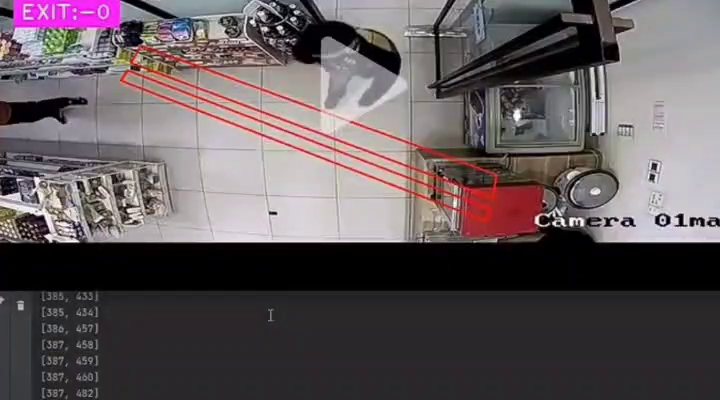
#> input picture frame 36 of WeChat_20240103190214.mp4, 720 x 400 px, given in place of test_video.mp4, which was not available
$ python main2.py
#> lines starting #> are read from the running program, lines starting #| are printed output that depends on the picture; after the words box and inside, x2 and y2 are one past the last pixel; in counts of white or black regions, pixels touching at a corner belong together; pictures that were not available may be replaced by others from this repository, and a replacement may not be noted
import cv2
import numpy as np

class TrackedObject:
    _id_counter = 0  # Class variable to keep track of the last used ID

    def __init__(self, centroid):
        self.centroid = centroid
        self.path = [centroid]
        self.id = TrackedObject._id_counter
        TrackedObject._id_counter += 1  # Increment ID for next object

    def update(self, new_centroid):
        self.centroid = new_centroid
        self.path.append(new_centroid)

def merge_close_contours(contours, threshold=50):
    merged_contours = []
    processed = set()  # Set to keep track of processed contours

    for i, current_contour in enumerate(contours):
        if i in processed:
            continue

        x, y, w, h = cv2.boundingRect(current_contour)
        current_rect = (x, y, x + w, y + h)
        to_merge = []

        for j, other_contour in enumerate(contours):
            if j in processed:
                continue

            ox, oy, ow, oh = cv2.boundingRect(other_contour)
            other_rect = (ox, oy, ox + ow, oy + oh)

            if rects_are_close(current_rect, other_rect, threshold):
                to_merge.append(other_contour)
                processed.add(j)

        if to_merge:
            merged_contours.append(cv2.convexHull(np.vstack(to_merge)))

    return merged_contours


def rects_are_close(rect1, rect2, threshold):
    x1, y1, x2, y2 = rect1
    ox1, oy1, ox2, oy2 = rect2

    return (abs(x1 - ox1) < threshold and abs(y1 - oy1) < threshold) or \
           (abs(x2 - ox2) < threshold and abs(y2 - oy2) < threshold)


class CustomerCounter:
    def __init__(self):
        self.cap = cv2.VideoCapture(r"C:\Users\sxu02\github\Customer-Counter\test_video.mp4")
        self.backSub = cv2.createBackgroundSubtractorMOG2(history=200, varThreshold=120, detectShadows=False)

        self.enter_count = 0
        self.exit_count = 0
        self.ROI = None

    def SelectROI(self):
        ret, frame = self.cap.read()
#> frame is the input picture: shape (400, 720, 3); mean B, G, R 91.7, 88.5, 97.8
        if not ret:
            print("Failed to retrieve frame. Exiting...")
            self.cap.release()
            cv2.destroyAllWindows()
            return

        # Function to handle mouse click events
        def click_event(event, x, y, flags, params):
            if event == cv2.EVENT_LBUTTONDOWN:
                params.append((x, y))

        # Display the frame and capture two points
        cv2.namedWindow("Select Line", cv2.WINDOW_NORMAL)
        points = []
        cv2.setMouseCallback("Select Line", click_event, points)

        while True:
            cv2.imshow("Select Line", frame)
            if len(points) == 2:
                break
            if cv2.waitKey(1) & 0xFF == ord('q'):
#> (key q is pressed here)
                break

        # Draw the line for visual confirmation
        if len(points) == 2:
            cv2.line(frame, points[0], points[1], (0, 255, 0), 2)
            cv2.imshow("Select Line", frame)
            cv2.waitKey(500)  # Display the line for 500 milliseconds

        # Store the line points
        self.line = points

        # Close the window
        cv2.destroyWindow("Select Line")


    def get_centroid(self, contour):
        if contour is None or not isinstance(contour, np.ndarray) or len(contour) == 0:
            return None
        M = cv2.moments(contour)
        if M["m00"] == 0:
            return None
        return (int(M["m10"] / M["m00"]), int(M["m01"] / M["m00"]))


    def track_objects(self, tracked_objects, merged_contours):
        new_centroids = [self.get_centroid(contour) for contour in merged_contours]
        new_centroids = [c for c in new_centroids if c is not None]

        updated_tracked_objects = []

        # Update existing tracked objects
        for obj in tracked_objects:
            closest_centroid, min_distance = None, float("inf")
            for c in new_centroids:
                distance = np.linalg.norm(np.array(obj.centroid) - np.array(c))
                if distance < min_distance:
                    min_distance = distance
                    closest_centroid = c

            if closest_centroid and min_distance < self.threshold_distance:
                obj.update(closest_centroid)
                updated_tracked_objects.append(obj)
                new_centroids.remove(closest_centroid)

        # Add new tracked objects for any remaining centroids
        for c in new_centroids:
            updated_tracked_objects.append(TrackedObject(c))

        return updated_tracked_objects


    def line_intersection(self, line1, line2):
        # Unpack points
        (x1, y1), (x2, y2) = line1
        (x3, y3), (x4, y4) = line2

        # Calculate determinants
        det_line1 = (x1 * y2 - y1 * x2)
        det_line2 = (x3 * y4 - y3 * x4)
        x1mx2, y1my2 = x1 - x2, y1 - y2
        x3mx4, y3my4 = x3 - x4, y3 - y4

        # Calculate the denominator
        div = (x1mx2 * y3my4 - y1my2 * x3mx4)

        if div == 0:
            return False  # Lines don't intersect

        # Calculate the intersecting point
        px = (det_line1 * x3mx4 - x1mx2 * det_line2) / div
        py = (det_line1 * y3my4 - y1my2 * det_line2) / div

        # Check if the intersection point is on both line segments
        if (min(x1, x2) <= px <= max(x1, x2) and
            min(y1, y2) <= py <= max(y1, y2) and
            min(x3, x4) <= px <= max(x3, x4) and
            min(y3, y4) <= py <= max(y3, y4)):
            return True

        return False

    def check_enter(self, tracked_objects):
        for obj in tracked_objects:
            if len(obj.path) < 2:
                continue

            # Check each segment of the path
            for i in range(1, len(obj.path)):
                if self.line_intersection((obj.path[i - 1], obj.path[i]), (self.line[0], self.line[1])):
                    self.enter_count += 1
                    break  # Avoid double-counting


    def run(self):
        self.SelectROI()
        tracked_objects = []  # Initialize tracked_objects here
        ret, prev_frame = self.cap.read()
        prev_gray = cv2.cvtColor(prev_frame, cv2.COLOR_BGR2GRAY)
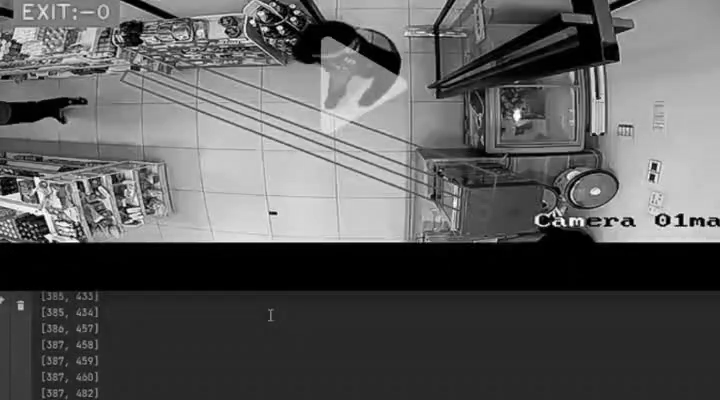
#> prev_gray: shape (400, 720); min 0, max 255, mean 91.6
        self.threshold_distance = 50  # Adjust this threshold as needed
        frame_writer = cv2.VideoWriter('frame_output.mp4', cv2.VideoWriter_fourcc(*'mp4v'), 30, (1280, 720))
        mask_writer = cv2.VideoWriter('mask_output.mp4', cv2.VideoWriter_fourcc(*'mp4v'), 30, (1280, 720))

        while True:
            ret, frame = self.cap.read()
            if not ret:
                print("Failed to retrieve frame. Exiting...")
                break

            gray = cv2.cvtColor(frame, cv2.COLOR_BGR2GRAY)

            # Background Subtraction
            fgMask = self.backSub.apply(frame)
#> fgMask: shape (400, 720); every value is 255
            kernel = np.ones((3, 3), np.uint8)
            fgMask = cv2.erode(fgMask, kernel, iterations=1)
            fgMask = cv2.dilate(fgMask, kernel, iterations=2)

            # Find and merge contours
            contours, _ = cv2.findContours(fgMask, cv2.RETR_EXTERNAL, cv2.CHAIN_APPROX_SIMPLE)
#> contours = [[[0, 0], [0, 399], [719, 399], [719, 0]]]
            merged_contours = merge_close_contours([c for c in contours if cv2.contourArea(c) >= 500])
#> the loop in merge_close_contours, `for i, current_contour in enumerate(contours):` made 1 pass
#> (current_contour, x, y, w, h) on pass 1: ([[0, 0], [0, 399], [719, 399], [719, 0]], 0, 0, 720, 400)
#> after the loop in merge_close_contours, `for i, current_contour in enumerate(contours):`: merged_contours = [[[719, 0], [719, 399], [0, 399], [0, 0]]]; processed = 1 item
#> merged_contours = [[[719, 0], [719, 399], [0, 399], [0, 0]]]

            # Track objects with merged contours
            tracked_objects = self.track_objects(tracked_objects, merged_contours)
#> in get_centroid, `M = cv2.moments(contour)`: M = moments, m00 286881, centre m10/m00, m01/m00 = (359.5, 199.5)
#> in track_objects, `new_centroids = [self.get_centroid(contour) for contour in merged_cont..`: new_centroids = [(359, 199)]
#> after the loop in track_objects, `for obj in tracked_objects:`: updated_tracked_objects = []
#> the loop in track_objects, `for c in new_centroids:` made 1 pass
#> after the loop in track_objects, `for c in new_centroids:`: updated_tracked_objects = 1 item
#> tracked_objects = 1 item

            # Check for entrances
            self.check_enter(tracked_objects)
#> the loop in check_enter, `for obj in tracked_objects:` made 1 pass
#> after the loop in check_enter, `for obj in tracked_objects:`: self.enter_count = 0

            # Drawing contours and the line on the frame
            for contour in merged_contours:
                cv2.drawContours(frame, [contour], 0, (0, 255, 0), 2)
#> this loop made 1 pass
#> contour on pass 1: [[719, 0], [719, 399], [0, 399], [0, 0]]
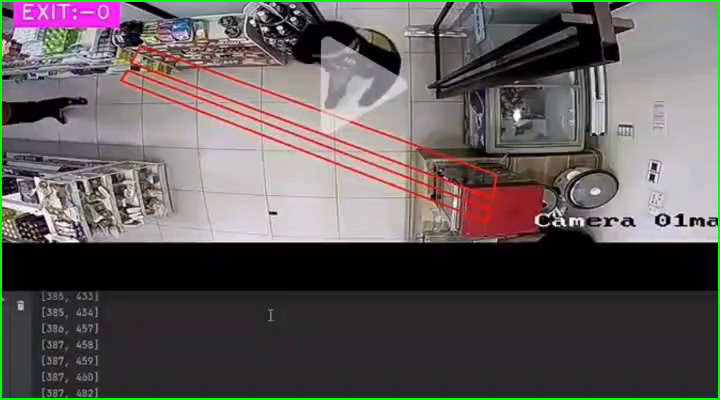
#> frame: shape (400, 720, 3); mean B, G, R 90.2, 91.2, 96.3
            if len(self.line) == 2:
                cv2.line(frame, self.line[0], self.line[1], (255, 0, 0), 2)  # Draw the line

            cv2.putText(frame, f'Enter: {self.enter_count}; Exit: {self.exit_count}', (10, 30),
                        cv2.FONT_HERSHEY_SIMPLEX, 1, (255, 255, 255), 2, cv2.LINE_AA)
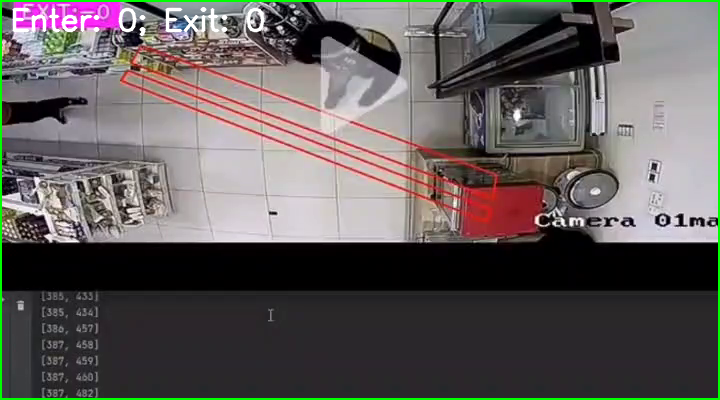
#> frame: shape (400, 720, 3); 0.87% of pixels changed, all inside (x1, y1, x2, y2) = (12, 7, 265, 37)
            cv2.imshow('Frame', frame)
            cv2.imshow('Foreground Mask', fgMask)

            # Writing frames to video
            frame_writer.write(frame)
            mask_writer.write(fgMask)

            prev_gray = gray.copy()
            if cv2.waitKey(1) & 0xFF == ord('q'):
#> (key q is pressed here)
                break

        self.cap.release()
        frame_writer.release()
        mask_writer.release()
        cv2.destroyAllWindows()


# Instantiate and run
counter = CustomerCounter()
counter.run()

$ run again, starting later in the video
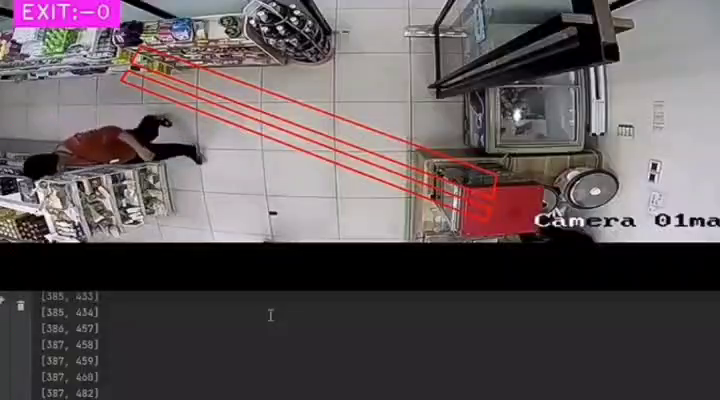
#> input picture frame 164 of WeChat_20240103190214.mp4, 720 x 400 px, given in place of test_video.mp4, which was not available
#> in SelectROI, frame is the input picture: shape (400, 720, 3); mean B, G, R 89.6, 86.9, 96.4
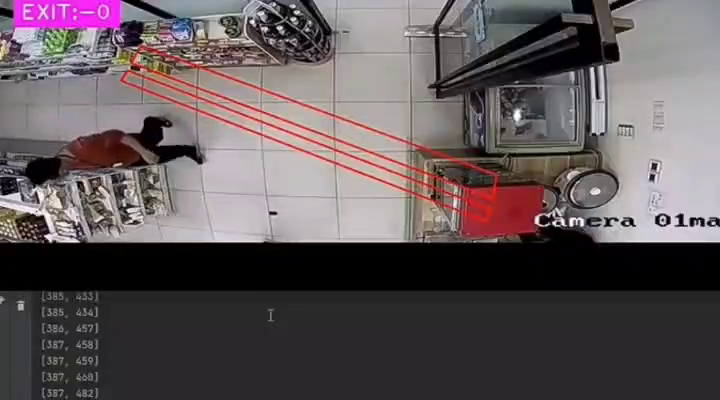
#> input picture frame 166 of WeChat_20240103190214.mp4, 720 x 400 px, given in place of test_video.mp4, which was not available
#> in run, frame is the input picture: shape (400, 720, 3); mean B, G, R 89.7, 87, 96.4
#> fgMask: shape (400, 720); every value is 255
#> contours = [[[0, 0], [0, 399], [719, 399], [719, 0]]]
#> the loop in merge_close_contours, `for i, current_contour in enumerate(contours):` made 1 pass
#> (current_contour, x, y, w, h) on pass 1: ([[0, 0], [0, 399], [719, 399], [719, 0]], 0, 0, 720, 400)
#> after the loop in merge_close_contours, `for i, current_contour in enumerate(contours):`: merged_contours = [[[719, 0], [719, 399], [0, 399], [0, 0]]]; processed = 1 item
#> in run, `merged_contours = merge_close_contours([c for c in contours if cv2.con..`: merged_contours = [[[719, 0], [719, 399], [0, 399], [0, 0]]]
#> M = moments, m00 286881, centre m10/m00, m01/m00 = (359.5, 199.5)
#> new_centroids = [(359, 199)]
#> after the loop in track_objects, `for obj in tracked_objects:`: updated_tracked_objects = []
#> the loop in track_objects, `for c in new_centroids:` made 1 pass
#> after the loop in track_objects, `for c in new_centroids:`: updated_tracked_objects = 1 item
#> the loop in check_enter, `for obj in tracked_objects:` made 1 pass
#> after the loop in check_enter, `for obj in tracked_objects:`: self.enter_count = 0
#> the loop in run, `for contour in merged_contours:` made 1 pass
#> contour on pass 1: [[719, 0], [719, 399], [0, 399], [0, 0]]
#> in run, `cv2.putText(frame, f'Enter: {self.enter_count}; Exit: {self.exit_count..`:
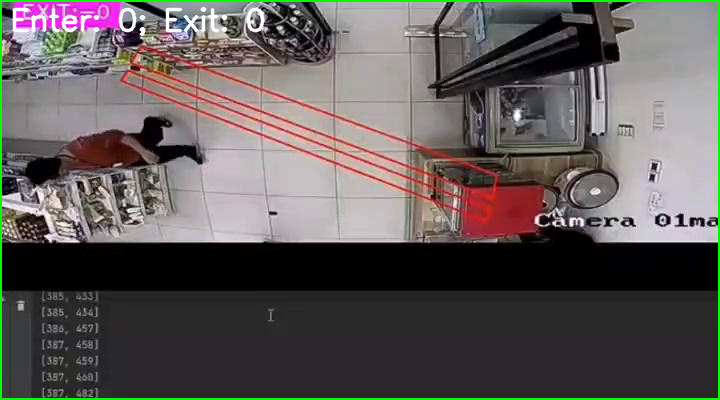
#> frame: shape (400, 720, 3); mean B, G, R 88.8, 90.6, 95.5

$ run again, starting later in the video
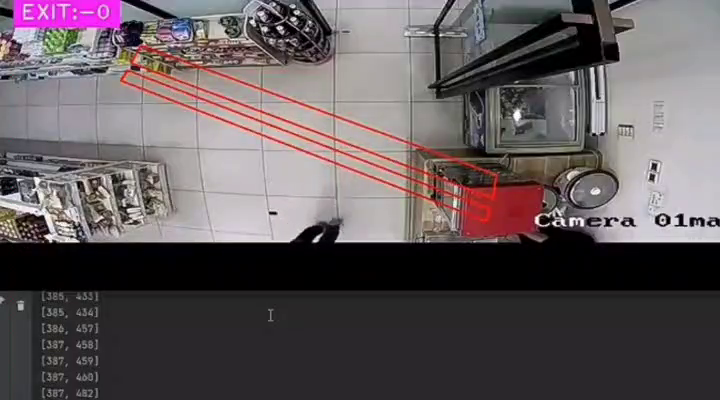
#> input picture frame 292 of WeChat_20240103190214.mp4, 720 x 400 px, given in place of test_video.mp4, which was not available
#> in SelectROI, frame is the input picture: shape (400, 720, 3); mean B, G, R 91.7, 88.9, 97.8
#> fgMask: shape (400, 720); every value is 255
#> contours = [[[0, 0], [0, 399], [719, 399], [719, 0]]]
#> the loop in merge_close_contours, `for i, current_contour in enumerate(contours):` made 1 pass
#> (current_contour, x, y, w, h) on pass 1: ([[0, 0], [0, 399], [719, 399], [719, 0]], 0, 0, 720, 400)
#> after the loop in merge_close_contours, `for i, current_contour in enumerate(contours):`: merged_contours = [[[719, 0], [719, 399], [0, 399], [0, 0]]]; processed = 1 item
#> in run, `merged_contours = merge_close_contours([c for c in contours if cv2.con..`: merged_contours = [[[719, 0], [719, 399], [0, 399], [0, 0]]]
#> M = moments, m00 286881, centre m10/m00, m01/m00 = (359.5, 199.5)
#> new_centroids = [(359, 199)]
#> after the loop in track_objects, `for obj in tracked_objects:`: updated_tracked_objects = []
#> the loop in track_objects, `for c in new_centroids:` made 1 pass
#> after the loop in track_objects, `for c in new_centroids:`: updated_tracked_objects = 1 item
#> the loop in check_enter, `for obj in tracked_objects:` made 1 pass
#> after the loop in check_enter, `for obj in tracked_objects:`: self.enter_count = 0
#> the loop in run, `for contour in merged_contours:` made 1 pass
#> contour on pass 1: [[719, 0], [719, 399], [0, 399], [0, 0]]
#> after the loop in run, `for contour in merged_contours:`:
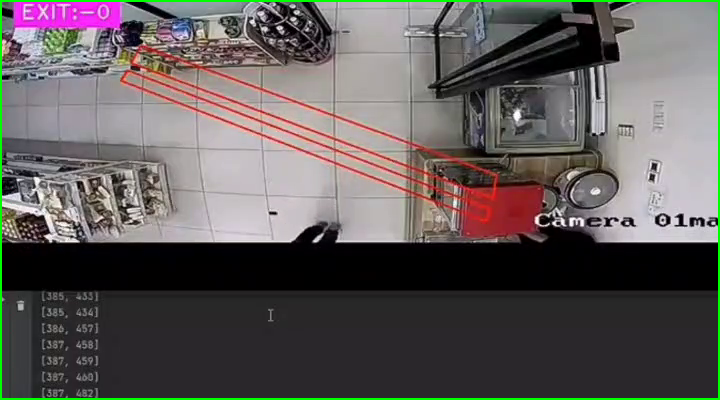
#> frame: shape (400, 720, 3); mean B, G, R 90.2, 91.6, 96.3
#> in run, `cv2.putText(frame, f'Enter: {self.enter_count}; Exit: {self.exit_count..`:
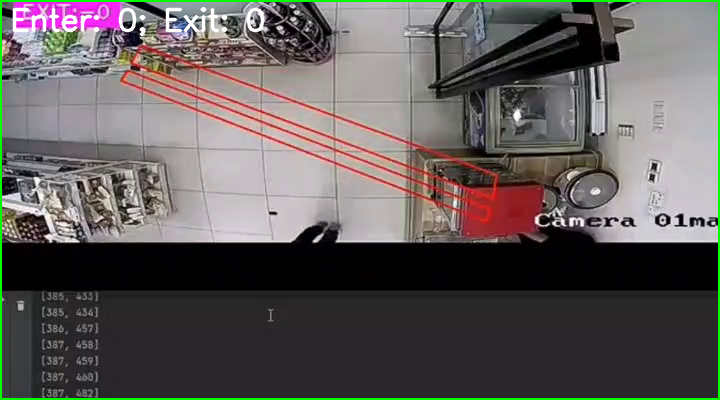
#> frame: shape (400, 720, 3); 0.87% of pixels changed, all inside (x1, y1, x2, y2) = (12, 7, 265, 37)
